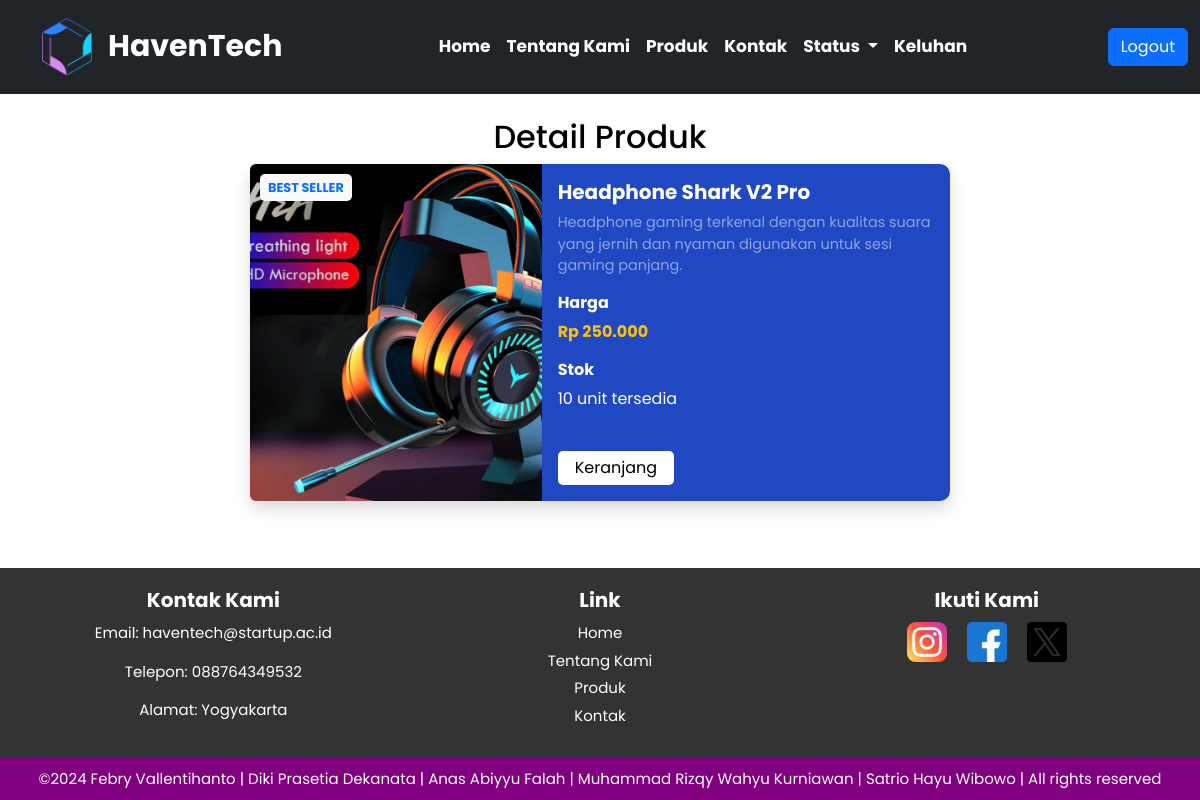
The app's page /home/detail_produk.php?id_produk=9 with its own data.
### tables this page shows
CREATE TABLE `produk` (
  `id_produk` int(11) NOT NULL,
  `nama_produk` varchar(200) NOT NULL,
  `harga` decimal(10,2) NOT NULL CHECK (`harga` >= 0),
  `stok` int(11) NOT NULL CHECK (`stok` >= 0),
  `id_kategori` int(11) DEFAULT NULL,
  `gambar_produk` varchar(255) DEFAULT NULL,
  `deskripsi` text DEFAULT NULL
);

### home/detail_produk.php (the view, shortened to what this page needs)
<?php
include('../config.php');
$id_produk = $_GET['id_produk'];
$query = "SELECT p.nama_produk, p.deskripsi, p.harga, p.stok, p.gambar_produk
          FROM produk p
          WHERE p.id_produk = ?";
$stmt = $conn->prepare($query);
$stmt->bind_param("i", $id_produk);
$stmt->execute();
$result = $stmt->get_result();
if ($result->num_rows > 0) {
  $row = $result->fetch_assoc();
} else {
  die("Produk tidak ditemukan.");
}
?>
<!DOCTYPE html>
<html lang="id">
<head>
  <link href="https://cdn.jsdelivr.net/npm/bootstrap@5.3.3/dist/css/bootstrap.min.css" rel="stylesheet">
  <link rel="stylesheet" href="../css/home.css">
</head>
<body>
  <header>
    <nav class="navbar navbar-expand-lg navbar-dark bg-dark sticky-lg-top">
      <div class="container-fluid">
        <div class="d-flex align-items-center">
          <div class="logo me-3">
            <a href="home.php">
              <img src="../asset/logo.png" alt="logo" height="40">
            </a>
          </div>
          <a class="navbar-brand">HavenTech</a>
        </div>
        <div class="collapse navbar-collapse" id="navbarNav">
          <ul class="navbar-nav me-auto mb-2 mb-lg-0">
            <li class="nav-item">
              <a class="nav-link" href="home.php">Home</a>
            </li>
            <li class="nav-item">
              <a class="nav-link" href="about.html">Tentang Kami</a>
            </li>
            <li class="nav-item">
              <a class="nav-link" href="produk.php">Produk</a>
            </li>
            <li class="nav-item">
              <a class="nav-link" href="kontak.html">Kontak</a>
            </li>
            <li class="nav-item dropdown">
              <a class="nav-link dropdown-toggle" href="#" id="pesananDropdown" role="button" data-bs-toggle="dropdown" aria-expanded="false">
                Status
              </a>
            </li>
            <li class="nav-item">
              <a class="nav-link" href="ajukan_keluhan.php">Keluhan</a>
            </li>
          </ul>
          <div class="auth">
            <a class="btn btn-primary" href="../pengguna/logout.php">Logout</a>
          </div>
        </div>
      </div>
    </nav>
  </header>
  <div class="container my-4">
    <h2 class="text-center text-black">Detail Produk</h2>
    <div class="card shadow border-0 mx-auto" style="background-color: #1f48c2; color: white; border-radius: 10px; max-width: 700px;">
      <div class="row g-0">
        <div class="col-md-5 position-relative">
          <div class="position-absolute bg-light text-uppercase fw-bold px-2 py-1 text-primary" style="top: 10px; left: 10px; font-size: 0.8rem; border-radius: 5px;">
            Best Seller
          </div>
          <img src="../asset/uploads/<?= !empty($row['gambar_produk']) ? htmlspecialchars($row['gambar_produk']) : 'default.png'; ?>"
            class="img-fluid rounded-start "
            alt="<?= htmlspecialchars($row['nama_produk']); ?>"
            style="width: 100%; height: 100%; object-fit: cover; border-radius: 10px 0 0 10px;">
        </div>
        <div class="col-md-7">
          <div class="card-body">
            <h3 class="fw-bold" style="font-size: 1.25rem; margin-bottom: 0.5rem; text-align: left;">
              <?= htmlspecialchars($row['nama_produk']); ?>
            </h3>
            <p class="text-white-50" style="font-size: 0.9rem; line-height: 1.5; text-align: left;">
              <?= nl2br(htmlspecialchars($row['deskripsi'])); ?>
            </p>
            <div class="mt-3" style="text-align: left;">
              <h5 class="fw-bold" style="font-size: 1rem;">Harga</h5>
              <p class="text-warning" style="font-size: 1rem; font-weight: bold;">Rp <?= number_format($row['harga'], 0, ',', '.'); ?></p>
            </div>
            <div class="mt-3" style="text-align: left;">
              <h5 class="fw-bold" style="font-size: 1rem;">Stok</h5>
              <p class="text-white" style="font-size: 1rem;">
                <?= htmlspecialchars($row['stok']); ?> unit tersedia
              </p>
            </div>
            <form method="post" action="" class="mt-4" style="text-align: left;">
              <button type="submit" class="btn text-black px-3 py-1 mt-3"
                style="background-color: white; color: black; border-radius: 5px;">
                Keranjang
              </button>
            </form>
          </div>
        </div>
      </div>
    </div>
  </div>
  <footer class="footer">
    <div class="footer-kontak">
      <h3>Kontak Kami</h3>
      <p>Email: haventech@startup.ac.id</p>
      <p>Telepon: 088764349532 </p>
      <p>Alamat: Yogyakarta</p>
    </div>
    <div class="footer-kontak">
      <h3>Link</h3>
      <div class="footer-link">
        <a href="home.php">Home</a>
        <a href="about.html">Tentang Kami</a>
        <a href="produk.php">Produk</a>
        <a href="kontak.html">Kontak</a>
      </div>
    </div>
    <div class="footer-kontak">
      <h3>Ikuti Kami</h3>
      <div class="footer-icon">
        <a href="https://www.instagram.com/"><img src="../asset/icon1.png"></a>
        <a href="https://www.facebook.com/?locale=id_ID"><img src="../asset/icon2.png"></a>
        <a href="https://x.com/?lang=id"><img src="../asset/icon3.png"></a>
      </div>
    </div>
  </footer>
  <div class="footer-copyright">
    &copy;2024 Febry Vallentihanto | Diki Prasetia Dekanata | Anas Abiyyu Falah | Muhammad Rizqy Wahyu Kurniawan | Satrio Hayu Wibowo | All rights reserved
  </div>
</body>
</html>

### css/home.css (style rules this page uses)
body { background-color: white; color: black; text-align: center; font-family: "Poppins"; background-size: cover; background-position: center; background-attachment: fixed; display: flex; flex-direction: column; min-height: 100vh; }
.container-fluid { margin-top: 10px; margin-bottom: 10px; }
.logo img { width: 50px; height: auto; margin-left: 30px; }
.navbar-nav { margin: auto; }
.navbar-brand { font-size: 30px; font-weight: bold; }
.nav-link { color: white; font-size: 17px; font-weight: bold; }
.auth { align-items: center; }
.footer { display: flex; justify-content: space-around; align-items: flex-start; padding: 20px; background-color: #333; color: white; flex-wrap: wrap; margin-top: auto; }
.footer-kontak { display: flex; flex-direction: column; margin: 0 10px; flex: 1; text-align: center; }
.footer-kontak h3 { margin-bottom: 10px; color: white; font-size: 20px; font-weight: bold; }
.footer-kontak p { font-size: 15px; }
.footer-icon { display: flex; justify-content: center; gap: 20px; }
.footer-icon img { width: 40px; height: 40px; display: flex; }
.footer-link { display: flex; flex-direction: column; }
.footer-link a { color: white; margin-bottom: 5px; text-decoration: none; font-size: 15px; }
.footer-copyright { background-color: purple; padding: 10px; text-align: center; color: white; font-size: 15px; }

### records on screen
produk: gambar_produk (picture), nama_produk "Headphone Shark V2 Pro", deskripsi "Headphone gaming terkenal dengan kualitas suara yang jernih dan nyaman digunakan untuk sesi gaming panjang.", harga "250.000", stok "10"
